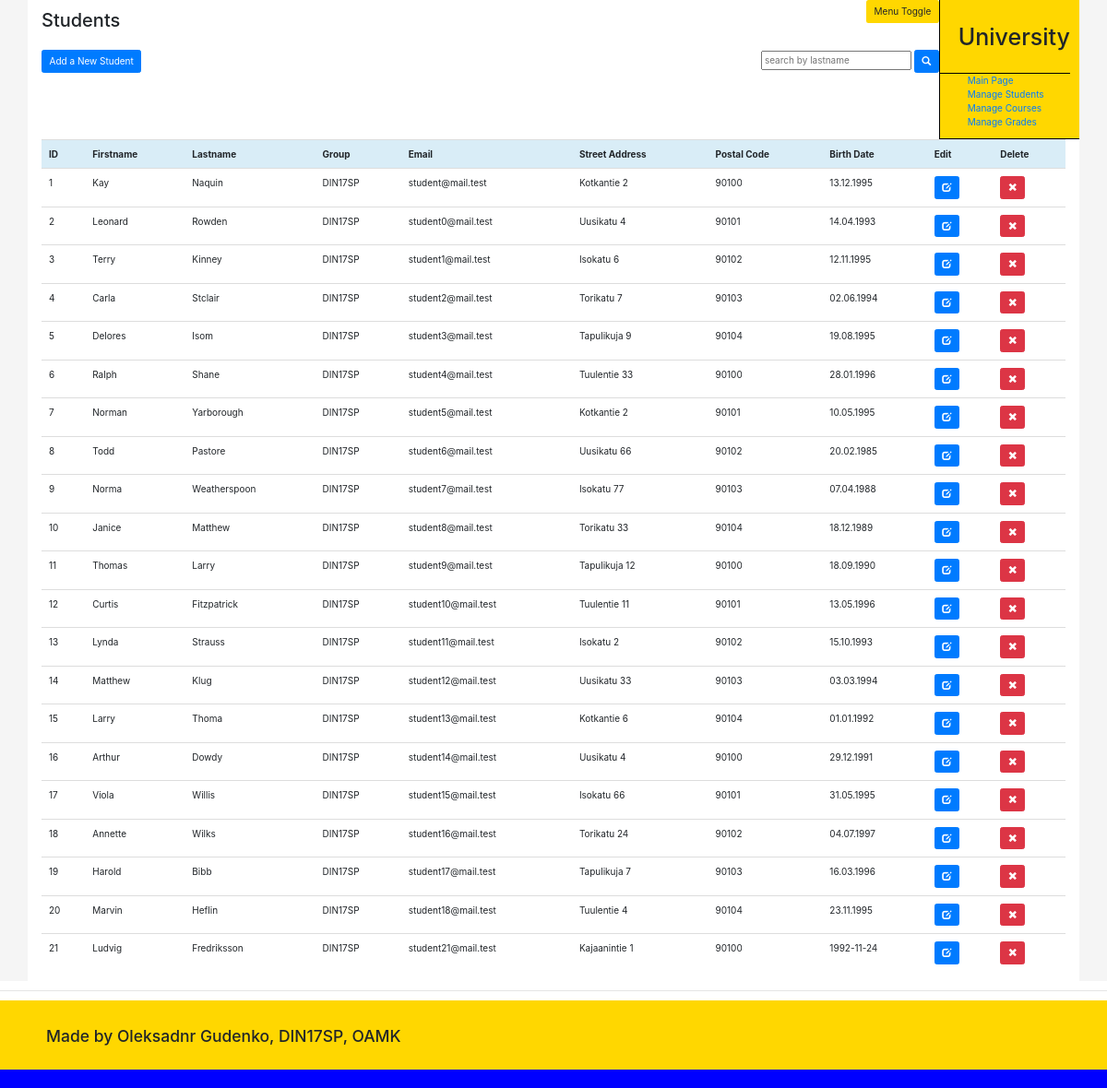
The page /index.php/student/show_students on the database its author committed.
### tables this page shows
CREATE TABLE `student` (
  `id_student` int(11) NOT NULL,
  `firstname` varchar(45) DEFAULT NULL,
  `lastname` varchar(45) DEFAULT NULL,
  `group_name` varchar(45) DEFAULT NULL,
  `email` varchar(45) DEFAULT NULL,
  `streetAddress` varchar(45) DEFAULT NULL,
  `postalCode` char(5) NOT NULL,
  `birthYear` char(10) DEFAULT NULL
);

### application/views/menu/content.php (called while the page is built)
<?php
$this->load->view('menu/header');
$this->load->view($page);
$this->load->view('menu/footer');
?>

### application/controllers/Student.php (called while the page is built, shortened)
<?php
class Student extends CI_Controller {
  public function show_students(){
    $this->load->model('Student_model');
    $data['students']=$this->Student_model->get_students();
    $data['page']='student/show_students';
    $this->load->view('menu/content', $data);
  }
}

### index.php (called while the page is built, shortened)
<?php
require_once BASEPATH.'core/CodeIgniter.php';

### application/models/Student_model.php (called while the page is built, shortened)
<?php
class Student_model extends CI_model
{
  public function get_students()
  {
    $this->db->select('*');
    $this->db->from('student');
    return $this->db->get()->result_array();
  }
}

### application/views/student/show_students.php (the view, shortened to what this page needs)
<div class="h2name">
  <h2>Students</h2>
</div>
 <br>
<table class="table table-hover">
  <tr class="info">
    <th>ID</th><th>Firstname</th><th>Lastname</th><th>Group</th><th>Email</th><th>Street Address</th><th>Postal Code</th><th>Birth Date</th><th>Edit</th><th>Delete</th>
    <link rel="stylesheet" href="https://maxcdn.bootstrapcdn.com/bootstrap/4.0.0/css/bootstrap.min.css">
<a href="<?php echo site_url('student/add_student_form'); ?>" ><button class="btn btn-primary">Add a New Student</button></a>
<div style="float:right">
  <form class="" action="<?php echo site_url('student/student_search/'); ?>" method="post">
    <input type="text" name="lastname" value="" placeholder="search by lastname">
    <?php
    echo '<a href="'.site_url('student/student_search/').'"><button class="btn btn-primary"><span class="glyphicon glyphicon-search"></span></button></a>'
     ?>
  </form>
</div>
 <br> <br>
<?php
foreach ($students as $row) {
echo '<tr>';
echo '<td>'.$row['id_student'].'</td>';
echo '<td>'.$row['firstname'].'</td>';
echo '<td>'.$row['lastname'].'</td>';
echo '<td>'.$row['group_name'].'</td>';
echo '<td>'.$row['email'].'</td>';
echo '<td>'.$row['streetAddress'].'</td>';
echo '<td>'.$row['postalCode'].'</td>';
echo '<td>'.$row['birthYear'].'</td>';
echo '<td> <a href="'.site_url('student/edit_selected/').$row['id_student'].'"><button class="btn btn-primary"><span class="glyphicon glyphicon-edit"></span></button></a></td>';
echo '<td> <a href="'.site_url('student/delete_selected/').$row['id_student'].'"><button class="btn btn-danger"><span class="glyphicon glyphicon-remove"></span></button></a></td>';
echo '</tr>';
}
?>
</tr>
</table>

### application/views/menu/header.php (shortened to what this page needs)
<!DOCTYPE html>
<html>
  <head>
    <link rel="stylesheet" href="https://maxcdn.bootstrapcdn.com/bootstrap/3.3.7/css/bootstrap.min.css">
    <link rel="stylesheet" href="<?php echo base_url('css/mystyle.css');?>">
  </head>
  <body>
    <div class="page">
      <div class="container">
           <div class="menu">
      <div class="nameBackground">
        <div class="name">
            <h1>University</h1>
        </div>
      </div>
      <div id="toggle">
      <ul>
        <li> <a href="<?php echo site_url('student/index'); ?>">Main Page</a> </li>
        <li> <a href="<?php echo site_url('student/show_students'); ?>">Manage Students</a> </li>
        <li> <a href="<?php echo site_url('course/show_courses'); ?>">Manage Courses</a> </li>
        <li> <a href="<?php echo site_url('grades/show_grades'); ?>">Manage Grades</a> </li>
      </ul>
      </div>
    </div>
            <div><button class="toggleBtn btn" onclick="toggleFunction()">Menu Toggle</button></div>

### application/views/menu/footer.php
   </div>
  </div>
  <hr>
<div class="ending">
  <div class="cred">
    <h3>Made by Oleksadnr Gudenko, DIN17SP, OAMK</h3>
  </div>
</div>
<div class="emptySpace">
</div>
</body>
</html>

### css/mystyle.css (style rules this page uses)
.menu { background-color: #FFD700; float: right; padding-right: 10px; padding-top: 5px; position: relative; list-style-type: none; border-left: 1px solid black; border-bottom: 1px solid black; padding-bottom: -5px; margin-right:-15px; }
.menu ul { list-style-type: none; padding-right: 15px; margin-left: -10px; }
.page { background-color: #F5F5F5; }
.container { background-color: white; min-height: 1000px }
.ending { background-color: #FFD700; min-height: 75px; }
.nameBackground { background-color: #FFD700; min-height: 75px; border-bottom: 1px solid black; }
.name { padding-left: 20px; padding-top: 20px; }
.cred { padding-left: 50px; padding-top: 28px; }
.emptySpace { min-height:20px; background-color: blue; }
.h2name { padding-top: 10px; }
.toggleBtn { float:right; background-color:#FFD700; text-align: center;; transition-duration: 0.8s; }

### rows shown on the page
student: id_student "1", firstname "Kay", lastname "Naquin", group_name "DIN17SP", email "student@mail.test", streetAddress "Kotkantie 2", postalCode "90100", birthYear "13.12.1995"
student: id_student "2", firstname "Leonard", lastname "Rowden", group_name "DIN17SP", email "student0@mail.test", streetAddress "Uusikatu 4", postalCode "90101", birthYear "14.04.1993"
student: id_student "3", firstname "Terry", lastname "Kinney", group_name "DIN17SP", email "student1@mail.test", streetAddress "Isokatu 6", postalCode "90102", birthYear "12.11.1995"
student: id_student "4", firstname "Carla", lastname "Stclair", group_name "DIN17SP", email "student2@mail.test", streetAddress "Torikatu 7", postalCode "90103", birthYear "02.06.1994"
student: id_student "5", firstname "Delores", lastname "Isom", group_name "DIN17SP", email "student3@mail.test", streetAddress "Tapulikuja 9", postalCode "90104", birthYear "19.08.1995"
student: id_student "6", firstname "Ralph", lastname "Shane", group_name "DIN17SP", email "student4@mail.test", streetAddress "Tuulentie 33", postalCode "90100", birthYear "28.01.1996"
student: id_student "7", firstname "Norman", lastname "Yarborough", group_name "DIN17SP", email "student5@mail.test", streetAddress "Kotkantie 2", postalCode "90101", birthYear "10.05.1995"
student: id_student "8", firstname "Todd", lastname "Pastore", group_name "DIN17SP", email "student6@mail.test", streetAddress "Uusikatu 66", postalCode "90102", birthYear "20.02.1985"
student: id_student "9", firstname "Norma", lastname "Weatherspoon", group_name "DIN17SP", email "student7@mail.test", streetAddress "Isokatu 77", postalCode "90103", birthYear "07.04.1988"
student: id_student "10", firstname "Janice", lastname "Matthew", group_name "DIN17SP", email "student8@mail.test", streetAddress "Torikatu 33", postalCode "90104", birthYear "18.12.1989"
student: id_student "11", firstname "Thomas", lastname "Larry", group_name "DIN17SP", email "student9@mail.test", streetAddress "Tapulikuja 12", postalCode "90100", birthYear "18.09.1990"
student: id_student "12", firstname "Curtis", lastname "Fitzpatrick", group_name "DIN17SP", email "student10@mail.test", streetAddress "Tuulentie 11", postalCode "90101", birthYear "13.05.1996"
student: id_student "13", firstname "Lynda", lastname "Strauss", group_name "DIN17SP", email "student11@mail.test", streetAddress "Isokatu 2", postalCode "90102", birthYear "15.10.1993"
student: id_student "14", firstname "Matthew", lastname "Klug", group_name "DIN17SP", email "student12@mail.test", streetAddress "Uusikatu 33", postalCode "90103", birthYear "03.03.1994"
student: id_student "15", firstname "Larry", lastname "Thoma", group_name "DIN17SP", email "student13@mail.test", streetAddress "Kotkantie 6", postalCode "90104", birthYear "01.01.1992"
student: id_student "16", firstname "Arthur", lastname "Dowdy", group_name "DIN17SP", email "student14@mail.test", streetAddress "Uusikatu 4", postalCode "90100", birthYear "29.12.1991"
student: id_student "17", firstname "Viola", lastname "Willis", group_name "DIN17SP", email "student15@mail.test", streetAddress "Isokatu 66", postalCode "90101", birthYear "31.05.1995"
student: id_student "18", firstname "Annette", lastname "Wilks", group_name "DIN17SP", email "student16@mail.test", streetAddress "Torikatu 24", postalCode "90102", birthYear "04.07.1997"
student: id_student "19", firstname "Harold", lastname "Bibb", group_name "DIN17SP", email "student17@mail.test", streetAddress "Tapulikuja 7", postalCode "90103", birthYear "16.03.1996"
student: id_student "20", firstname "Marvin", lastname "Heflin", group_name "DIN17SP", email "student18@mail.test", streetAddress "Tuulentie 4", postalCode "90104", birthYear "23.11.1995"
student: id_student "21", firstname "Ludvig", lastname "Fredriksson", group_name "DIN17SP", email "student21@mail.test", streetAddress "Kajaanintie 1", postalCode "90100", birthYear "1992-11-24"
